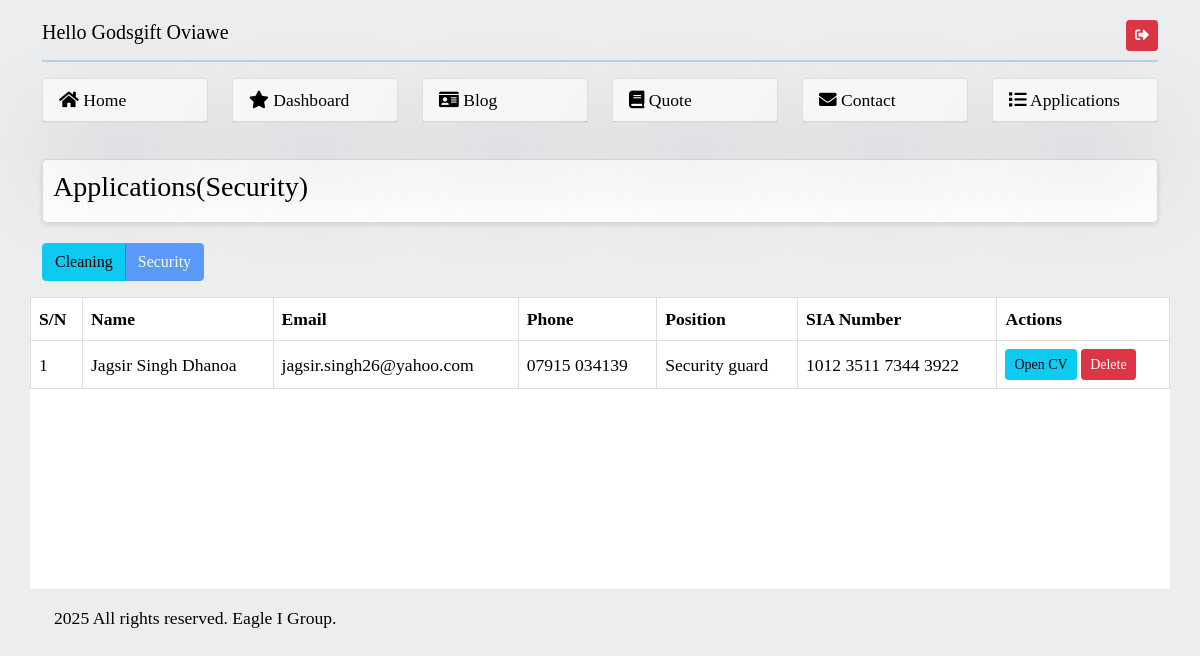
/sc/admin/security-applications.php (signed in), run on the app's committed database.
### tables this page shows
CREATE TABLE `security_job_app` (
  `userId` int(11) NOT NULL,
  `full_name` varchar(255) NOT NULL,
  `email` varchar(255) NOT NULL,
  `phone` varchar(50) NOT NULL,
  `position` varchar(100) NOT NULL,
  `sia_number` varchar(100) NOT NULL,
  `cv_file` varchar(255) NOT NULL,
  `submitted_at` timestamp NOT NULL DEFAULT current_timestamp()
);

### sc/admin/security-applications.php (the view, shortened to what this page needs)
<?php
require_once 'header.php';
?>
<div id="session-container">
    <h3>Applications(Security)</h3>
</div>
<div class="btn-group" role="group" aria-label="First group">
    <a href="./cleaning-applications" type="button" class="btn btn-info">Cleaning</a>
    <button type="button" class="btn btn-primary" disabled>Security</button>
</div>
<div class="row text-decoration-none bg-white mt-3 mb-3">
    <table>
        <tr>
            <th>S/N</th>
            <th>Name</th>
            <th>Email</th>
            <th>Phone</th>
            <th>Position</th>
            <th>SIA Number</th>
            <th>Actions</th>
        </tr>
        <?php
        $result = $conn->query("SELECT * FROM security_job_app ORDER BY `submitted_at` DESC");
        $sn = 1;
        while ($row = $result->fetch_assoc()):
        ?>
            <tr>
                <td><?= $sn++ ?></td>
                <td><?= htmlspecialchars($row['full_name']) ?></td>
                <td><?= htmlspecialchars($row['email']) ?></td>
                <td><?= htmlspecialchars($row['phone']) ?></td>
                <td><?= htmlspecialchars($row['position']) ?></td>
                <td><?= htmlspecialchars($row['sia_number']) ?></td>
                <td>
                    <a class="btn btn-info btn-sm" href="../<?= htmlspecialchars($row['cv_file']) ?>">Open CV</a>
                    <a class="btn btn-danger btn-sm" href="?delete=<?= urlencode($row['userId']) ?>" onclick="return confirm('Are you sure you want to delete this quote?')">Delete</a>
                </td>
            </tr>
        <?php endwhile; ?>
    </table>
    <?php require_once 'footer.php'; ?>

### sc/assets/css/style.css (style rules this page uses)
body { font-size: 1.1em; font-weight: 400; overflow-x: hidden; font-family: 'Georgia', serif; background-color: rgba(72, 84, 96,.1); color: #f0f0f0; margin: 0; padding: 0; }
#session-container { overflow-x: auto; max-width: 100%; margin-bottom: 20px; background-color: #fff; color: #000; padding: 10px; border-radius: 5px; box-shadow: 0 2px 4px rgba(0, 0, 0, 0.1); border: 1px solid #ddd; margin: 20px auto; }

### sc/css/style.css (style rules this page uses)
:root { --primary: #273c75; --secondary: #9B9B9B; --light: #F5F5F5; --dark: #161616; }
.btn { font-weight: 500; transition: .5s; }
.btn.btn-primary { color: #FFFFFF; }

### sc/admin/header.php (style rules this page uses)
html, body { color: #000; }

### sc/admin/security-applications.php (style rules this page uses)
table { border-collapse: collapse; width: 100%; }
th, td { padding: 8px; border: 1px solid #ddd; }

### data on the page
security_job_app: full_name "Jagsir Singh Dhanoa", email "jagsir.singh26@yahoo.com", phone "07915 034139", position "Security guard", sia_number "1012 3511 7344 3922"

### other printed values
$_SESSION['usr_username'] "Godsgift Oviawe"
